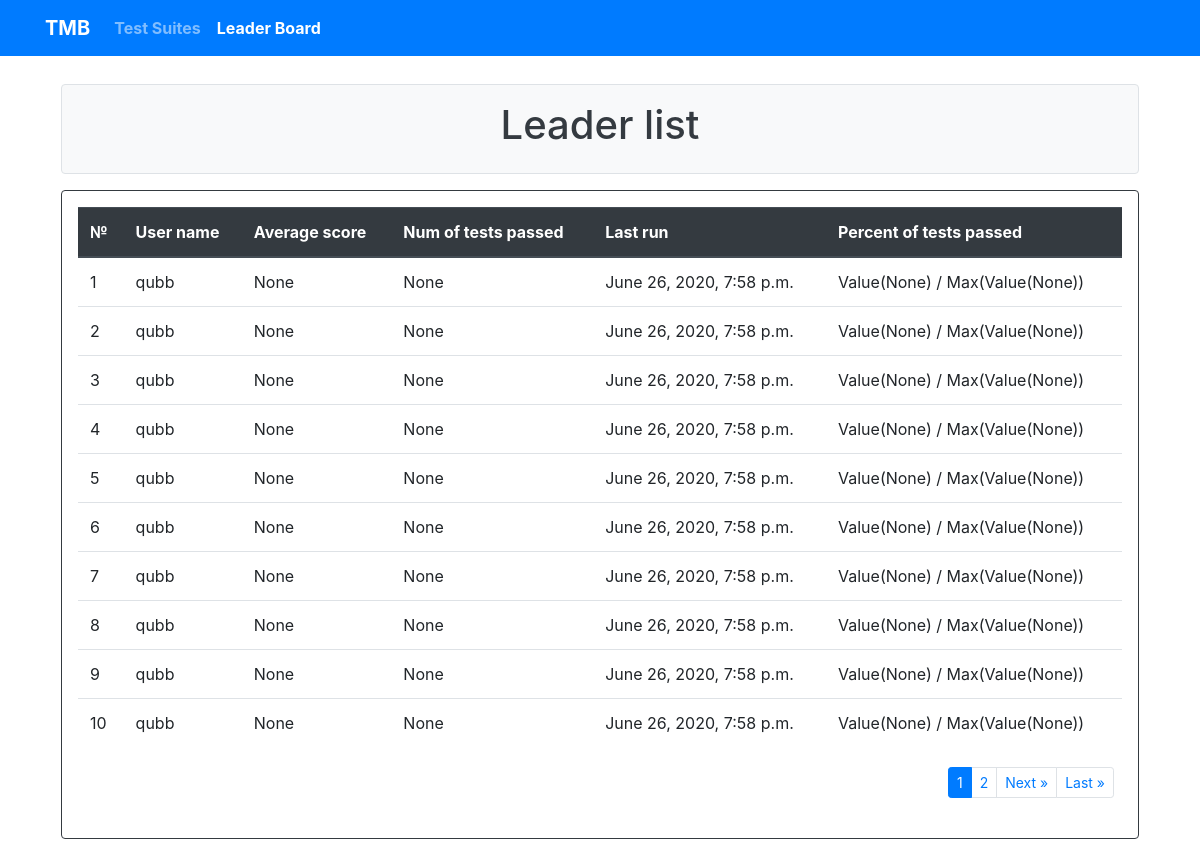
Before: /test/leader_board/ (signed in) with the older database file.
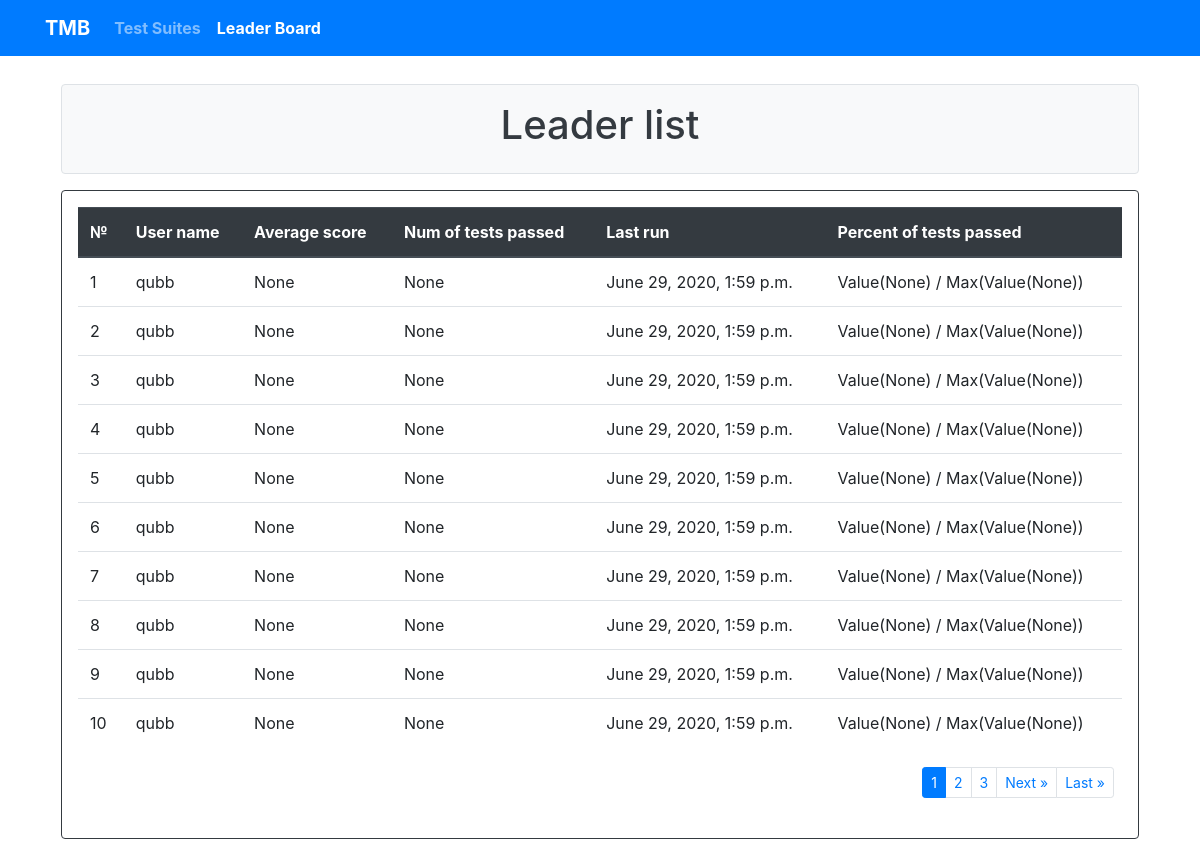
After: the same page with the newer database file.
### testsuite/models.py (models this page shows, shortened)
class TestResult(models.Model):
    user = models.ForeignKey(to=settings.AUTH_USER_MODEL, related_name='test_result', on_delete=models.CASCADE)
    test = models.ForeignKey(to=Test, related_name='test_result', on_delete=models.CASCADE)
    avr_score = models.DecimalField(max_digits=10, decimal_places=2, default=0.0,
                                    validators=[MinValueValidator(0), MaxValueValidator(100)])
    datetime_run = models.DateTimeField(auto_now_add=True)
    is_completed = models.BooleanField(default=False)
    is_new = models.BooleanField(default=True)

### account/models.py (models this page shows, shortened)
class User(AbstractUser):
    image = models.ImageField(default='default.jpg', upload_to='pics')
    avr_score = models.PositiveIntegerField(null=True, blank=True)
    tests_list_passed = models.PositiveIntegerField(null=True, blank=True)
    def test_last_run(self):
        last_run = self.test_result.order_by('-id').first()
        return last_run.datetime_run
    def percent(self):
        max_score = Max(self.avr_score)
        new = self.avr_score / max_score
        return new

### testsuite/views.py (the view)
# urls.py: path('leader_board/', LeaderBoardView.as_view(), name='leader_list'),
class LeaderBoardView(LoginRequiredMixin, ListView):
    model = TestResult
    template_name = 'leader_list.html'
    context_object_name = 'leader_list'
    login_url = reverse_lazy('account:login')
    paginate_by = 10
    def get_queryset(self):
        qs = super().get_queryset()
        return qs

### testsuite/templates/leader_list.html (shortened to what this page needs)
{% extends 'base.html' %}
{% load crispy_forms_tags %}
{% block title %}
    Leader list
{% endblock %}
{% block content %}
    {% if leader_list %}
        <table class="table table-hover">
            <thead class="thead-dark">
                <tr>
                  <th>№</th>
                  <th>User name</th>
                  <th>Average score</th>
                  <th>Num of tests passed</th>
                  <th>Last run</th>
                  <th>Percent of tests passed</th>
                </tr>
            </thead>
            {% for leader in leader_list %}
                <tr>
                  <td> {{ leader.id }} </td>
                  <td> {{ leader.user.username }}</td>
                  <td> {{ leader.user.avr_score }}</td>
                  <td> {{ leader.user.tests_list_passed }}</td>
                  <td> {{ leader.user.test_last_run }}</td>
                  <td> {{ leader.user.percent }}</td>
                </tr>
            {% endfor %}
        </table>
        <div class="p-1 m-1">
            {% include 'includes/pagination.html' %}
        </div>
    {% else %}
        <p>Sorry, list is empty</p>
    {% endif %}
{% endblock %}

Changed rows visible on the page:
changed TestResult id 1: user.test_last_run "June 26, 2020, 7:58 p.m." → "June 29, 2020, 1:59 p.m."
changed TestResult id 2: user.test_last_run "June 26, 2020, 7:58 p.m." → "June 29, 2020, 1:59 p.m."
changed TestResult id 3: user.test_last_run "June 26, 2020, 7:58 p.m." → "June 29, 2020, 1:59 p.m."
changed TestResult id 4: user.test_last_run "June 26, 2020, 7:58 p.m." → "June 29, 2020, 1:59 p.m."
changed TestResult id 5: user.test_last_run "June 26, 2020, 7:58 p.m." → "June 29, 2020, 1:59 p.m."
changed TestResult id 6: user.test_last_run "June 26, 2020, 7:58 p.m." → "June 29, 2020, 1:59 p.m."
changed TestResult id 7: user.test_last_run "June 26, 2020, 7:58 p.m." → "June 29, 2020, 1:59 p.m."
changed TestResult id 8: user.test_last_run "June 26, 2020, 7:58 p.m." → "June 29, 2020, 1:59 p.m."
changed TestResult id 9: user.test_last_run "June 26, 2020, 7:58 p.m." → "June 29, 2020, 1:59 p.m."
changed TestResult id 10: user.test_last_run "June 26, 2020, 7:58 p.m." → "June 29, 2020, 1:59 p.m."
Other visible differences:
new list line: "3"
